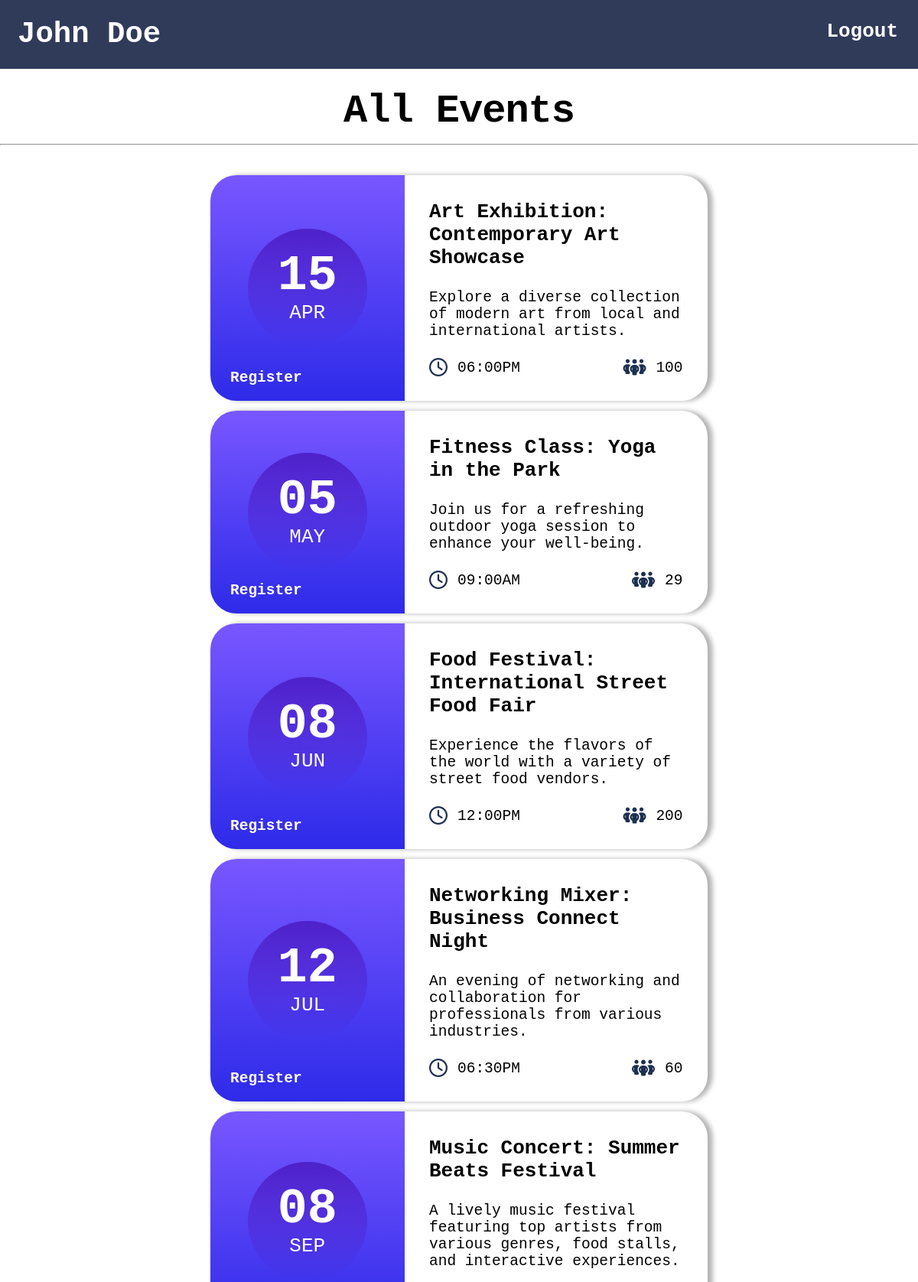
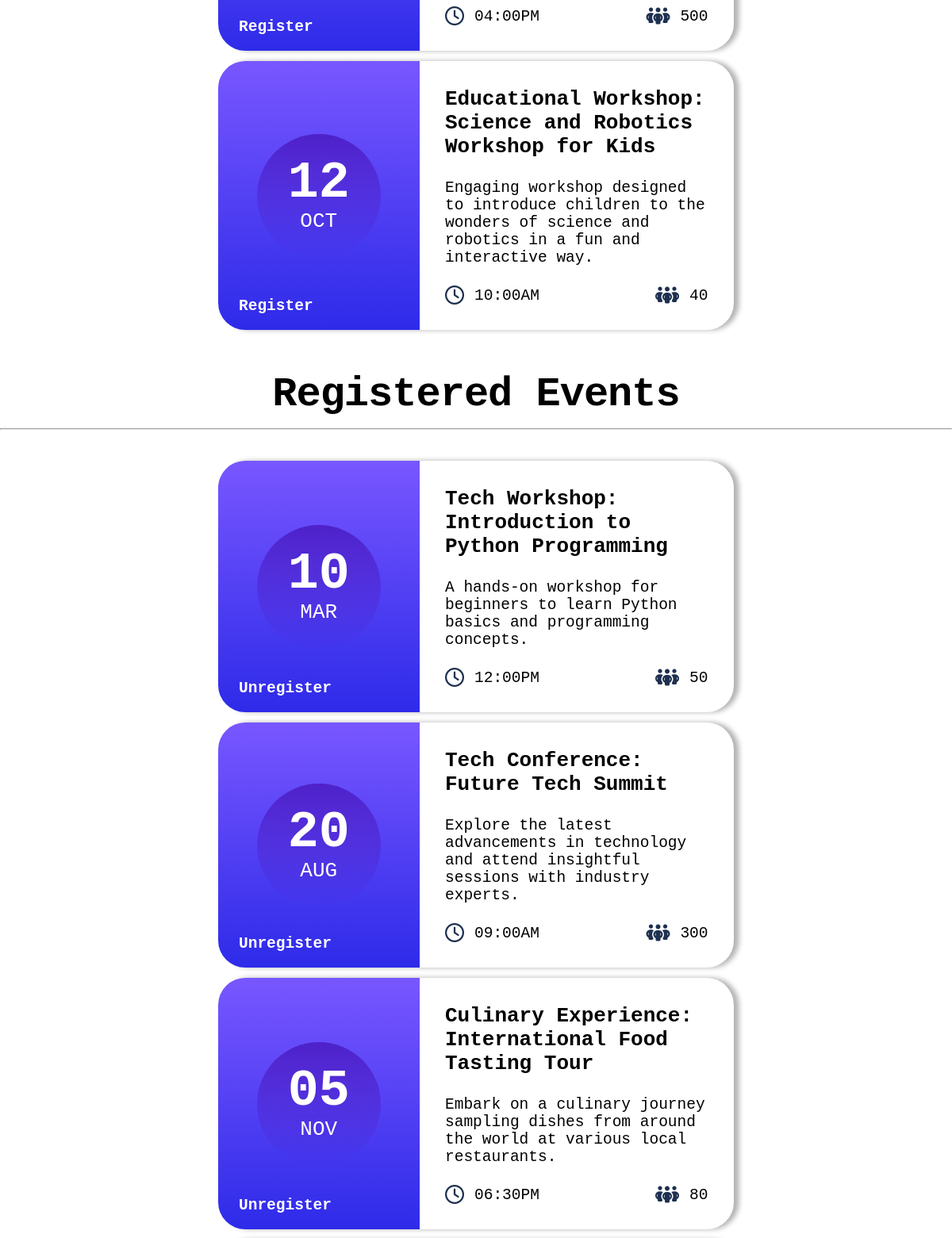
The app's page /home/john_doe (signed in, upper part) with its own data (2 pictures, top to bottom).
### event_management/models.py (models this page shows, shortened)
class Event(models.Model):
    id = models.AutoField(primary_key=True, unique=True)
    title = models.CharField(max_length=100)
    description = models.TextField()
    date = models.DateField()
    time = models.TimeField()
    location_name = models.CharField(max_length=100, blank=True, null=True)
    max_slots = models.IntegerField()
    created_at = models.DateTimeField()
    registered_users = models.ManyToManyField('Users', through='UserEventRegistration')
    @property
    def available_slots(self):
        return self.max_slots - self.registered_users.count()
    def formatted_datetime(self):
        return {
            "date": self.date.strftime("%d"),
            "month": self.date.strftime("%b").upper(),
            "time": self.time.strftime("%I:%M%p"),
        }

### event_management/views.py (the view)
# urls.py: path("", views.HomePageView.as_view(), name="home"),
class HomePageView(View):
    def get(self, request, username=""):
        if 'username' in request.session and request.session['username'] == username:
            try:
                user = Users.objects.get(username=username)
                registered_events = UserEventRegistration.objects.filter(
                    user=user).values_list('event_id', flat=True)
                all_events = Event.objects.annotate(
                    registration_count=Count('usereventregistration')).all()
                registered_event_ids = set(registered_events)
                registered_events = [
                    event for event in all_events if event.id in registered_event_ids]
                unregistered_events = [
                    event for event in all_events if event.id not in registered_event_ids]
                fullname = (user.first_name or "") + \
                    " " + (user.last_name or "")
                formatted_registered_events = [
                    {"event": event, "formatted_datetime": event.formatted_datetime()} for event in registered_events]
                formatted_unregistered_events = [
                    {"event": event, "formatted_datetime": event.formatted_datetime()} for event in unregistered_events]
                return render(request, "event_management/home.html", {
                    "user_fullname": fullname,
                    "registered_events": formatted_registered_events,
                    "unregistered_events": formatted_unregistered_events,
                })
            except Users.DoesNotExist:
                return HttpResponse("User not found", status=404)
        else:
            return redirect("login")

### event_management/templates/event_management/home.html (shortened to what this page needs)
{% extends "base.html" %} {% load static %}
{% block content %}
{% include "./navbar.html" with fullname=user_fullname%}
<h1 class="title">All Events</h1>
<hr>
<div class="events-container">
{% if unregistered_events %}
    {% for item in unregistered_events %}
        {% include "./event-card.html" with event=item %}
    {% endfor %}
    {% else %}<h1 class="title">All events registered...</h1>
{% endif %}
</div>
<h1 class="title">Registered Events</h1>
<hr>
<div class="events-container">
    {% if registered_events %}
        {% for item in registered_events %}
            {% include "./event-card.html" with event=item is_registered=True %}
        {% endfor %}
    {% else %} <a class="title" href="#">Register some events...</a>
    {% endif %}
    </div>
{% endblock content %}

### templates/base.html (shortened to what this page needs)
{% load static %}
<!DOCTYPE html>
<html lang="en">
  <head>
    <link rel="stylesheet" href="{% static "event_management/styles.css" %}" />
    <link rel="stylesheet" href="{% static "event_management/event-card.css" %}" />
    <link rel="stylesheet" href="{% static "event_management/navbar.css" %}" />
    <link rel="stylesheet" href="https://cdnjs.cloudflare.com/ajax/libs/font-awesome/6.5.0/css/all.min.css" />
  </head>
  <body>
    {% block content %}{% endblock content %}
  </body>
</html>

### event_management/templates/event_management/navbar.html (shortened to what this page needs)
<div class="nav">
    <div class="nav-header">
      <div class="nav-title">
        {{fullname}}
      </div>
    </div>
    <div class="nav-links">
      <div class="nav-link">
          <a href="{% url "logout" %}" >Logout</a>
      </div>
    </div>
  </div>

### event_management/templates/event_management/event-card.html (shortened to what this page needs)
<div class="results-summary">
    <div class="results" data-spacing="large">
      <p class="result-score"><span>{{event.formatted_datetime.date}}</span> {{event.formatted_datetime.month}}</p>
      {% if not is_registered %}
        <form action="{% url 'event_registration' event.event.id %}" method="POST">
          <button class="register-button">Register</button>
        </form>
        {% else %}
        <form action="{% url 'cancel_registration' event.event.id %}" method="POST">
          <button class="register-button">Unregister</button>
        </form>
      {% endif %}
    </div>
    <div class="summary">
      <h2 class="section-title">{{event.event.title}}</h2>
      <p class="description">{{event.event.description}}</p>
      <div class="details">
        <div class="event-details">
          <i class="fa-regular fa-clock fa-xl"></i>
          <p>{{event.formatted_datetime.time}}</p>
        </div>
        <div class="event-details">
          <i class="fa-solid fa-people-group fa-xl"></i>
          <p>{{event.event.max_slots}}</p>
        </div>
      </div>
    </div>
  </div>

### event_management/static/event_management/styles.css (style rules this page uses)
* { padding: 0; margin: 0; box-sizing: border-box; word-wrap: break-word; font-family: monospace; }
body { background-color: #ffffff; }
h1 { letter-spacing: -1px; }
a { color: #5469d4; text-decoration: unset; }
span { display: block; font-size: 20px; line-height: 28px; color: #1a1f36; }
.events-container { width: 100%; display: grid; grid-template-columns: repeat(auto-fill, minmax(46rem, 1fr)); justify-content: center; gap: 1rem; margin-top: 2rem; margin-bottom: 4rem; }
.title { font-size: 4rem; font-weight: bolder; }
hr { width: 100%; margin: 1rem 0; }

### event_management/static/event_management/event-card.css (style rules this page uses)
:root { --light_red: hsl(0, 100%, 96%); --orangey_yellow: hsl(39, 100%, 56%); --green_teal: hsl(166, 100%, 37%); --cobalt_blue: hsl(234, 85%, 45%); --white: hsl(0, 0%, 100%); --pale_blue: hsl(221, 100%, 96%); --light_lavender: hsl(241, 100%, 96%); --dark_gray_blue: hsl(224, 30%, 27%); --light_slate_blue_background: hsl(252, 100%, 67%); --light_royal_blue_background: hsl(241, 81%, 54%); --violet_blue_circle: hsla(256, 72%, 46%, 1); --violet_blue_circle_low: hsla(256, 72%, 90%, 0); --persian_blue_circle: hsla(241, 72%, 46%, 0); --border-radius: 2.625rem; }
.section-title { font-weight: bold; font-size: 2rem; }
.results-summary { --padding: 2.5rem; display: flex; justify-self: flex-start; max-width: 50rem; display: grid; font-family: "Hanken Grotesk", sans-serif; }
.results { position: relative; display: flex; justify-items: center; align-items: center; color: var(--light_lavender); text-align: center; padding: var(--padding) calc(var(--padding) * 1.5); background: linear-gradient(0deg, hsl(241, 81%, 54%), hsl(252, 100%, 67%)); }
.result-score { display: grid; font-size: 2rem; place-content: center; width: 12rem; margin-inline: auto; background: linear-gradient( 180deg, var(--violet_blue_circle), var(--violet_blue_circle_low) ); aspect-ratio: 1 /1; border-radius: 50%; color: var(--white); }
.result-score span { display: block; font-size: 5rem; line-height: 1; font-weight: 700; color: var(--white); }
.summary { position: relative; padding: var(--padding); display: flex; flex-direction: column; justify-content: space-between; gap: 2rem; }
.description { font-size: 1.5rem; }
.details { display: flex; justify-content: space-between; }
.details p { font-size: 1.5rem; }
.details .event-details { display: flex; align-items: center; justify-content: center; gap: 1rem; transition: all 0.2s ease-in; }
.details div i { color: #1E3050; }
@media (min-width: 600px) { body { min-height: 100vh; display: grid; place-items: center; } }
@media (min-width: 600px) { .results-summary { display: flex; margin-inline: auto; border-radius: var(--border-radius); overflow: hidden; transition: all 0.2s; border: rgba(0, 0, 0, 0.3); box-shadow: 0.5rem 0rem 0.5rem rgba(0, 0, 0, 0.3); } }
.register-button { position: absolute; padding: 1.5rem; bottom: 0rem; left: 0.5rem; font-size: 1.5rem; font-weight: bold; color: #fff; background: none; border: none; outline: none; cursor: pointer; transition: all 0.2s; }

### event_management/static/event_management/navbar.css (style rules this page uses)
.nav { height: auto; width: 100%; background-color: var(--dark_gray_blue); position: relative; margin-bottom: 2rem; padding: 1rem; }
.nav > .nav-header { display: inline; }
.nav > .nav-header > .nav-title { display: inline-block; font-size: 3rem; color: #fff; font-weight: bold; padding: 10px 10px 10px 10px; }
.nav > .nav-links { display: inline; float: right; font-size: 2rem; }
.nav-link > a { position: relative; display: inline-block; text-decoration: none; color: #fff; padding: 1rem; font-weight: bold; transition: all 0.2s; }
.nav-link { position: relative; }

### records on screen
Event: formatted_datetime "15", formatted_datetime.month "APR", event "Art Exhibition: Contemporary Art Showcase", event.description "Explore a diverse collection of modern art from local and international artists.", formatted_datetime.time "06:00PM", event.max_slots "100"
Event: formatted_datetime "05", formatted_datetime.month "MAY", event "Fitness Class: Yoga in the Park", event.description "Join us for a refreshing outdoor yoga session to enhance your well-being.", formatted_datetime.time "09:00AM", event.max_slots "29"
Event: formatted_datetime "08", formatted_datetime.month "JUN", event "Food Festival: International Street Food Fair", event.description "Experience the flavors of the world with a variety of street food vendors.", formatted_datetime.time "12:00PM", event.max_slots "200"
Event: formatted_datetime "12", formatted_datetime.month "JUL", event "Networking Mixer: Business Connect Night", event.description "An evening of networking and collaboration for professionals from various industries.", formatted_datetime.time "06:30PM", event.max_slots "60"
Event: formatted_datetime "08", formatted_datetime.month "SEP", event "Music Concert: Summer Beats Festival", event.description "A lively music festival featuring top artists from various genres, food stalls, and interactive experiences.", formatted_datetime.time "04:00PM", event.max_slots "500"
Event: formatted_datetime "12", formatted_datetime.month "OCT", event "Educational Workshop: Science and Robotics Workshop for Kids", event.description "Engaging workshop designed to introduce children to the wonders of science and robotics in a fun and interactive way.", formatted_datetime.time "10:00AM", event.max_slots "40"
Event: formatted_datetime "10", formatted_datetime.month "MAR", event "Tech Workshop: Introduction to Python Programming", event.description "A hands-on workshop for beginners to learn Python basics and programming concepts.", formatted_datetime.time "12:00PM", event.max_slots "50"
Event: formatted_datetime "20", formatted_datetime.month "AUG", event "Tech Conference: Future Tech Summit", event.description "Explore the latest advancements in technology and attend insightful sessions with industry experts.", formatted_datetime.time "09:00AM", event.max_slots "300"
Event: formatted_datetime "05", formatted_datetime.month "NOV", event "Culinary Experience: International Food Tasting Tour", event.description "Embark on a culinary journey sampling dishes from around the world at various local restaurants.", formatted_datetime.time "06:30PM", event.max_slots "80"

### other values on screen
{{ fullname }} "John Doe"
